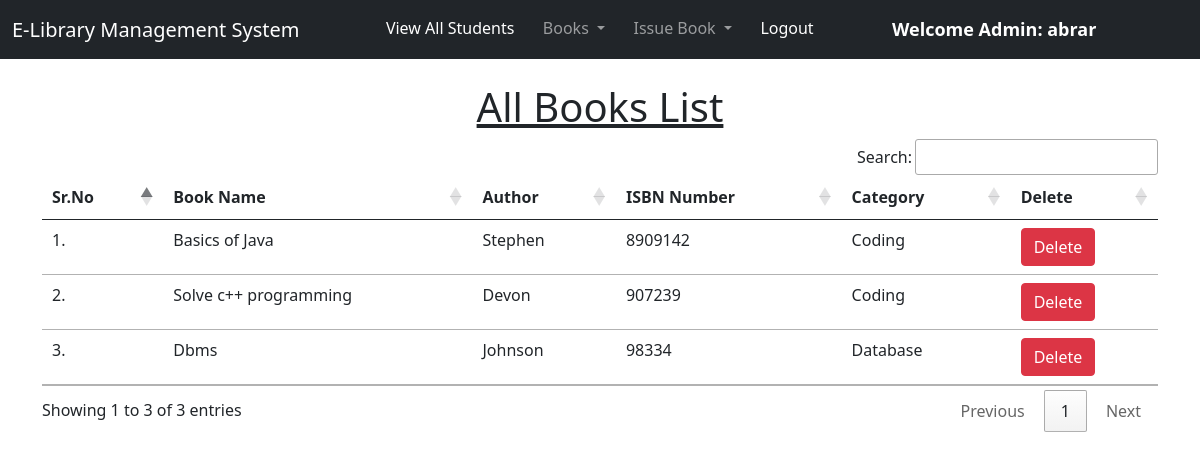
Screenshot of /view_books/ (signed in) with the database file from the repository.
### library/models.py (models this page shows, shortened)
class Book(models.Model):
    name = models.CharField(max_length=200)
    author = models.CharField(max_length=200)
    isbn = models.PositiveIntegerField()
    category = models.CharField(max_length=50)

### library/views.py (the view)
# urls.py: path("view_books/", views.view_books, name="view_books"),
@login_required(login_url = '/admin_login')
def view_books(request):
    books = Book.objects.all()
    return render(request, "view_books.html", {'books':books})

### library/templates/view_books.html (shortened to what this page needs)
{% extends 'admin_navbar.html' %}
{% load static %}
{% block body %}
<div class="container mt-4">
    <h1 class="text-center"><u>All Books List</u></h1>
    <table class="table table-hover" id="example">
        <thead>
            <tr>
                <th>Sr.No</th>
                <th>Book Name</th>
                <th>Author</th>
                <th>ISBN Number</th>
                <th>Category</th>
                <th>Delete</th>
            </tr>
        </thead>
        <tbody>
            {% for book in books %}
            <tr>
                <td>{{forloop.counter}}.</td>
                <td>{{book.name}}</td>
                <td>{{book.author}}</td>
                <td>{{book.isbn}}</td>
                <td>{{book.category}}</td>
                <td><a href="/delete_book/{{book.id}}/" class="btn btn-danger" onclick="return confirm('Are you sure you want to delete this book?')">Delete</a></td>
            </tr>
            {% endfor %}
        </tbody>
    </table>
    </div>
{% endblock %}

### library/templates/admin_navbar.html (shortened to what this page needs)
<!doctype html>
<html lang="en">
  <head>
    <link href="https://cdn.jsdelivr.net/npm/bootstrap@5.1.0/dist/css/bootstrap.min.css" rel="stylesheet">
    <link rel="stylesheet" href="https://cdn.datatables.net/1.10.25/css/jquery.dataTables.min.css">
    <link rel="stylesheet" href="https://cdn.datatables.net/buttons/1.7.1/css/buttons.dataTables.min.css">
  </head>
  <body>
    <nav class="navbar navbar-expand-lg navbar-dark bg-dark">
        <div class="container-fluid">
          <a class="navbar-brand" href="#">E-Library Management System</a>
          <div class="collapse navbar-collapse" id="navbarSupportedContent">
            <ul class="navbar-nav me-auto mb-2 mb-lg-0">
              <li class="nav-item">
                <a class="nav-link active" aria-current="page" href="/view_students/">View All Students</a>
              </li>
              <li class="nav-item dropdown">
                <a class="nav-link dropdown-toggle" href="#" id="navbarDropdown" role="button" data-bs-toggle="dropdown" aria-expanded="false">
                  Books
                </a>
              </li>
              <li class="nav-item dropdown">
                <a class="nav-link dropdown-toggle" href="#" id="navbarDropdown" role="button" data-bs-toggle="dropdown" aria-expanded="false">
                  Issue Book
                </a>
              </li>
              <li class="nav-item">
                <a class="nav-link active" aria-current="page" href="/logout/">Logout</a>
              </li>
              <li class="nav-item">
                <a style="font-weight:600; font-family:'Segoe UI', Tahoma, Geneva, Verdana, sans-serif; font-size: large;" class="nav-link active" href="#">Welcome Admin: {{request.user}}</a>
              </li>
            </ul>
          </div>
        </div>
      </nav>
      {% block body %}
      {% endblock %}
  </body>
</html>

### rows the page displays
Book: name "Basics of Java", author "Stephen", isbn "8909142", category "Coding"
Book: name "Solve c++ programming", author "Devon", isbn "907239", category "Coding"
Book: name "Dbms", author "Johnson", isbn "98334", category "Database"

### other values shown
{{ request.user }} "abrar"
